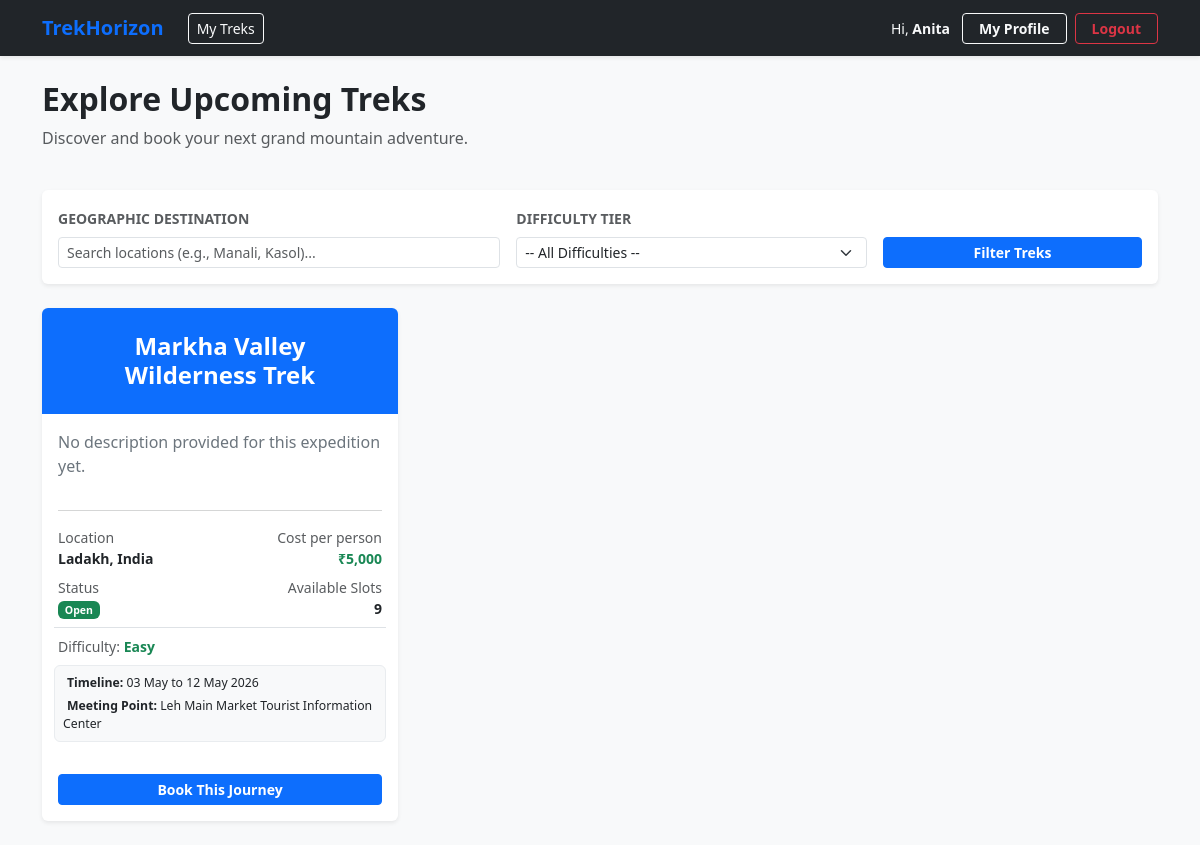
Page /dashboard (signed in) on the earlier database version.
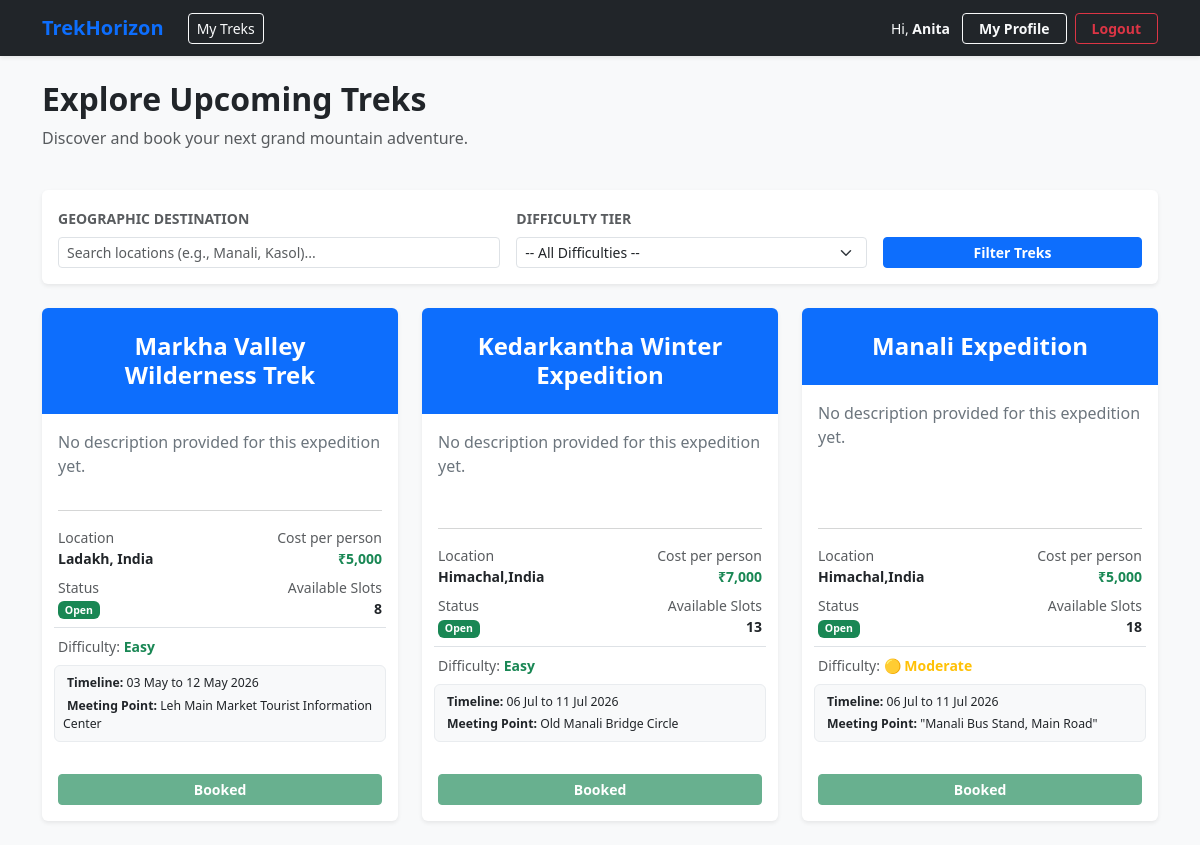
Same page on the later database version.
### models.py (models this page shows)
class Trek(db.Model):
    trek_id = db.Column(db.Integer, primary_key=True, autoincrement=True)
    trek_name = db.Column(db.String(150), nullable=False)
    location = db.Column(db.String(150), nullable=False)
    difficulty = db.Column(db.Enum('Easy', 'Moderate', 'Hard', name='trek_difficulty'), nullable=False)
    duration_days = db.Column(db.Integer, nullable=False)
    available_slots = db.Column(db.Integer, nullable=False)
    max_slots = db.Column(db.Integer, nullable=False)
    start_date = db.Column(db.Date, nullable=False)
    end_date = db.Column(db.Date, nullable=False)
    status = db.Column(db.Enum('Pending', 'Started', 'Open', 'Closed', 'Completed', name='trek_status'), nullable=False)
    assigned_staff_id = db.Column(db.Integer, db.ForeignKey('user.user_id'), nullable=True)
    cost_per_person = db.Column(db.Float, nullable=False, default=0.0)
    meeting_point = db.Column(db.String(255), nullable=True)
    description = db.Column(db.Text, nullable=True)
    bookings = db.relationship('Booking', backref='trek', lazy=True)

### app.py (the view)
@app.route('/dashboard')
def dashboard():
    if 'user_id' not in session:
        return redirect('/login')
    role = session['user_role']
    user_id = session['user_id']
    if role == 'Admin':
        pending_staff = User.query.filter_by(role='Staff', status='Pending').all()
        all_treks = Trek.query.all()
        all_users = User.query.all()
        return render_template('adminhomepage.html',
                               staff_requests=pending_staff,
                               total_treks=all_treks,
                               total_users=all_users)
    elif role == 'Staff':
        assigned_treks = Trek.query.filter_by(assigned_staff_id=user_id).all()
        return render_template('staffhomepage.html' , treks=assigned_treks)
    elif role == 'Trekker':
        location_query = request.args.get('location', '').strip()
        difficulty_query = request.args.get('difficulty', '').strip()
        query = Trek.query.filter_by(status='Open')
        if location_query:
            query = query.filter(Trek.location.like(f"%{location_query}%"))
        if difficulty_query:
            query = query.filter(Trek.difficulty == difficulty_query)
        filtered_treks = query.all()
        user_bookings = Booking.query.filter_by(user_id=user_id).all()
        booked_trek_ids = [b.trek_id for b in user_bookings if b.status != 'Cancelled']
        return render_template(
            'explore.html',
            treks=filtered_treks,
            bookings=user_bookings,
            selected_location=location_query,
            selected_difficulty=difficulty_query,
            booked_trek_ids=booked_trek_ids,
        )
    return redirect('/login')

### templates/explore.html (shortened to what the changed rows need)
{% extends 'base.html' %}
{% block content %}
<div class="row mb-4">
    <div class="col">
        <h2 class="fw-bold text-dark">Explore Upcoming Treks</h2>
    </div>
</div>
<div class="row g-4">
    {% if treks %}
        {% for trek in treks %}
            <div class="col-12 col-md-6 col-lg-4">
                <div class="card h-100 shadow-sm border-0">
                    <div class="bg-primary text-white p-4 text-center rounded-top">
                        <h4 class="mb-0 fw-bold">{{ trek.trek_name }}</h4>
                    </div>
                    <div class="card-body d-flex flex-column">
                        <p class="card-text text-secondary flex-grow-1">
                            {{ trek.description if trek.description else "No description provided for this expedition yet." }}
                        </p>
                        <hr class="text-muted">
                        <div class="row g-2 small mb-3">
                            <div class="col-6">
                                <span class="text-muted d-block">Location</span>
                                <strong class="text-dark">{{ trek.location }}</strong>
                            </div>
                            <div class="col-6 text-end">
                                <span class="text-muted d-block">Cost per person</span>
                                <strong class="text-success">₹{{ "{:,.0f}".format(trek.cost_per_person or 0) }}</strong>
                            </div>
                            <div class="col-6 mt-2">
                                <span class="text-muted d-block">Status</span>
                                <span class="badge {% if trek.status == 'Open' %}bg-success{% else %}bg-danger{% endif %}">
                                    {{ trek.status }}
                                </span>
                            </div>
                            <div class="col-6 text-end mt-2">
                                <span class="text-muted d-block">Available Slots</span>
                                <strong class="text-dark">{{ trek.available_slots }}</strong>
                            </div>
                            <div class="col-12 mt-2 border-top pt-2">
                                <span class="text-muted d-inline">Difficulty: </span>
                                <span class="fw-bold {% if trek.difficulty == 'Easy' %}text-success{% elif trek.difficulty == 'Moderate' %}text-warning{% else %}text-danger{% endif %}">
                                    {% if trek.difficulty == 'Easy' %}{% elif trek.difficulty == 'Moderate' %}🟡{% else %}🔴{% endif %} {{ trek.difficulty if trek.difficulty else 'Not Set' }}
                                </span>
                            </div>
                            <div class="mt-2 mb-3 bg-light p-2 rounded border border-light-subtle">
                                <div class="small mb-1 text-dark">
                                    <strong>Timeline:</strong>
                                    {{ trek.start_date.strftime('%d %b') if trek.start_date else 'TBD' }} to
                                    {{ trek.end_date.strftime('%d %b %Y') if trek.end_date else 'TBD' }}
                                </div>
                                <div class="small text-dark">
                                    <strong>Meeting Point:</strong> {{ trek.meeting_point if trek.meeting_point else 'Base Camp' }}
                                </div>
                            </div>
                        </div>
                       {% if trek.status == 'Open' and trek.available_slots > 0 %}
                           {% if trek.trek_id in booked_trek_ids %}
                                <button class="btn btn-success w-100 btn-sm mt-auto fw-bold" disabled>
                                     Booked
                                </button>
                            {% else %}
                                <form action="/book/{{ trek.trek_id }}" method="POST" class="mt-auto">
                                    <button type="submit" class="btn btn-primary w-100 fw-bold btn-sm">Book This Journey</button>
                                </form>
                            {% endif %}
                        {% else %}
                        <button class="btn btn-secondary w-100 btn-sm mt-auto" disabled>Slots Full / Closed</button>
                        {% endif %}
                    </div>
                </div>
            </div>
        {% endfor %}
    {% else %}
        <div class="col-12 text-center py-5">
            <div class="alert alert-light border py-5">
                <p class="lead mb-0 text-muted"> No trekking expeditions match your criteria. Check back later!</p>
            </div>
        </div>
    {% endif %}
</div>
{% endblock %}

Differences in the rows shown:
changed Trek "Markha Valley Wilderness Trek": available_slots "9" → "8"; available_slots "Book This Journey" → "Booked"
now on this page (row edited): Trek: trek_name "Kedarkantha Winter Expedition", description "No description provided for this expedition yet.", location "Himachal,India", cost_per_person "7,000", status "Open", available_slots "13", difficulty "Easy", start_date "06 Jul", end_date "11 Jul 2026", meeting_point "Old Manali Bridge Circle", shows "Booked"
added Trek: trek_name "Manali Expedition", description "No description provided for this expedition yet.", location "Himachal,India", cost_per_person "5,000", status "Open", available_slots "18", difficulty "Moderate", start_date "06 Jul", end_date "11 Jul 2026", meeting_point "\"Manali Bus Stand, Main Road\"", shows "Booked"
